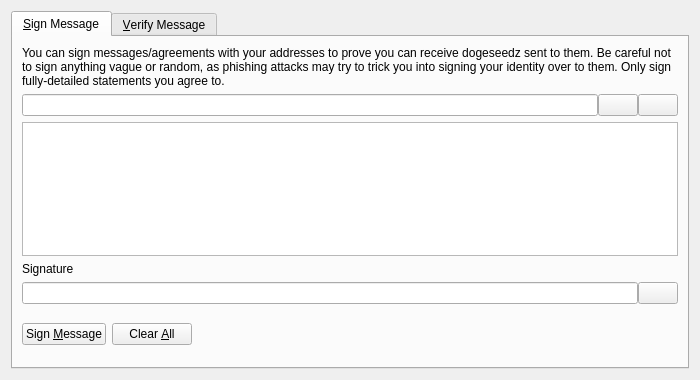
<?xml version="1.0" encoding="UTF-8"?>
<ui version="4.0">
 <class>SignVerifyMessageDialog</class>
 <widget class="QDialog" name="SignVerifyMessageDialog">
  <property name="geometry">
   <rect>
    <x>0</x>
    <y>0</y>
    <width>700</width>
    <height>380</height>
   </rect>
  </property>
  <property name="windowTitle">
   <string>Signatures - Sign / Verify a Message</string>
  </property>
  <property name="modal">
   <bool>true</bool>
  </property>
  <layout class="QVBoxLayout" name="verticalLayout">
   <item>
    <widget class="QTabWidget" name="tabWidget">
     <property name="currentIndex">
      <number>0</number>
     </property>
     <widget class="QWidget" name="tabSignMessage">
      <attribute name="title">
       <string>&amp;Sign Message</string>
      </attribute>
      <layout class="QVBoxLayout" name="verticalLayout_SM">
       <item>
        <widget class="QLabel" name="infoLabel_SM">
         <property name="text">
          <string>You can sign messages/agreements with your addresses to prove you can receive dogeseedz sent to them. Be careful not to sign anything vague or random, as phishing attacks may try to trick you into signing your identity over to them. Only sign fully-detailed statements you agree to.</string>
         </property>
         <property name="textFormat">
          <enum>Qt::PlainText</enum>
         </property>
         <property name="wordWrap">
          <bool>true</bool>
         </property>
        </widget>
       </item>
       <item>
        <layout class="QHBoxLayout" name="horizontalLayout_1_SM">
         <property name="spacing">
          <number>0</number>
         </property>
         <item>
          <widget class="QValidatedLineEdit" name="addressIn_SM">
           <property name="toolTip">
            <string>The Dogeseedz address to sign the message with</string>
           </property>
          </widget>
         </item>
         <item>
          <widget class="QPushButton" name="addressBookButton_SM">
           <property name="toolTip">
            <string>Choose previously used address</string>
           </property>
           <property name="text">
            <string/>
           </property>
           <property name="icon">
            <iconset resource="../bitcoin.qrc">
             <normaloff>:/icons/address-book</normaloff>:/icons/address-book</iconset>
           </property>
           <property name="shortcut">
            <string>Alt+A</string>
           </property>
           <property name="autoDefault">
            <bool>false</bool>
           </property>
          </widget>
         </item>
         <item>
          <widget class="QPushButton" name="pasteButton_SM">
           <property name="toolTip">
            <string>Paste address from clipboard</string>
           </property>
           <property name="text">
            <string/>
           </property>
           <property name="icon">
            <iconset resource="../bitcoin.qrc">
             <normaloff>:/icons/editpaste</normaloff>:/icons/editpaste</iconset>
           </property>
           <property name="shortcut">
            <string>Alt+P</string>
           </property>
           <property name="autoDefault">
            <bool>false</bool>
           </property>
          </widget>
         </item>
        </layout>
       </item>
       <item>
        <widget class="QPlainTextEdit" name="messageIn_SM">
         <property name="toolTip">
          <string>Enter the message you want to sign here</string>
         </property>
        </widget>
       </item>
       <item>
        <widget class="QLabel" name="signatureLabel_SM">
         <property name="text">
          <string>Signature</string>
         </property>
         <property name="textFormat">
          <enum>Qt::PlainText</enum>
         </property>
        </widget>
       </item>
       <item>
        <layout class="QHBoxLayout" name="horizontalLayout_2_SM">
         <property name="spacing">
          <number>0</number>
         </property>
         <item>
          <widget class="QLineEdit" name="signatureOut_SM">
           <property name="font">
            <font>
             <italic>true</italic>
            </font>
           </property>
           <property name="readOnly">
            <bool>true</bool>
           </property>
          </widget>
         </item>
         <item>
          <widget class="QPushButton" name="copySignatureButton_SM">
           <property name="toolTip">
            <string>Copy the current signature to the system clipboard</string>
           </property>
           <property name="text">
            <string/>
           </property>
           <property name="icon">
            <iconset resource="../bitcoin.qrc">
             <normaloff>:/icons/editcopy</normaloff>:/icons/editcopy</iconset>
           </property>
           <property name="autoDefault">
            <bool>false</bool>
           </property>
          </widget>
         </item>
        </layout>
       </item>
       <item>
        <layout class="QHBoxLayout" name="horizontalLayout_3_SM">
         <item>
          <widget class="QPushButton" name="signMessageButton_SM">
           <property name="toolTip">
            <string>Sign the message to prove you own this Dogeseedz address</string>
           </property>
           <property name="text">
            <string>Sign &amp;Message</string>
           </property>
           <property name="icon">
            <iconset resource="../bitcoin.qrc">
             <normaloff>:/icons/edit</normaloff>:/icons/edit</iconset>
           </property>
           <property name="autoDefault">
            <bool>false</bool>
           </property>
          </widget>
         </item>
         <item>
          <widget class="QPushButton" name="clearButton_SM">
           <property name="toolTip">
            <string>Reset all sign message fields</string>
           </property>
           <property name="text">
            <string>Clear &amp;All</string>
           </property>
           <property name="icon">
            <iconset resource="../bitcoin.qrc">
             <normaloff>:/icons/remove</normaloff>:/icons/remove</iconset>
           </property>
           <property name="autoDefault">
            <bool>false</bool>
           </property>
          </widget>
         </item>
         <item>
          <spacer name="horizontalSpacer_1_SM">
           <property name="orientation">
            <enum>Qt::Horizontal</enum>
           </property>
           <property name="sizeHint" stdset="0">
            <size>
             <width>40</width>
             <height>48</height>
            </size>
           </property>
          </spacer>
         </item>
         <item>
          <widget class="QLabel" name="statusLabel_SM">
           <property name="font">
            <font>
             <weight>75</weight>
             <bold>true</bold>
            </font>
           </property>
           <property name="text">
            <string/>
           </property>
           <property name="wordWrap">
            <bool>true</bool>
           </property>
          </widget>
         </item>
         <item>
          <spacer name="horizontalSpacer_2_SM">
           <property name="orientation">
            <enum>Qt::Horizontal</enum>
           </property>
           <property name="sizeHint" stdset="0">
            <size>
             <width>40</width>
             <height>48</height>
            </size>
           </property>
          </spacer>
         </item>
        </layout>
       </item>
      </layout>
     </widget>
     <widget class="QWidget" name="tabVerifyMessage">
      <attribute name="title">
       <string>&amp;Verify Message</string>
      </attribute>
      <layout class="QVBoxLayout" name="verticalLayout_VM">
       <item>
        <widget class="QLabel" name="infoLabel_VM">
         <property name="text">
          <string>Enter the receiver's address, message (ensure you copy line breaks, spaces, tabs, etc. exactly) and signature below to verify the message. Be careful not to read more into the signature than what is in the signed message itself, to avoid being tricked by a man-in-the-middle attack. Note that this only proves the signing party receives with the address, it cannot prove sendership of any transaction!</string>
         </property>
         <property name="textFormat">
          <enum>Qt::PlainText</enum>
         </property>
         <property name="alignment">
          <set>Qt::AlignLeading|Qt::AlignLeft|Qt::AlignTop</set>
         </property>
         <property name="wordWrap">
          <bool>true</bool>
         </property>
        </widget>
       </item>
       <item>
        <layout class="QHBoxLayout" name="horizontalLayout_1_VM">
         <property name="spacing">
          <number>0</number>
         </property>
         <item>
          <widget class="QValidatedLineEdit" name="addressIn_VM">
           <property name="toolTip">
            <string>The Dogeseedz address the message was signed with</string>
           </property>
          </widget>
         </item>
         <item>
          <widget class="QPushButton" name="addressBookButton_VM">
           <property name="toolTip">
            <string>Choose previously used address</string>
           </property>
           <property name="text">
            <string/>
           </property>
           <property name="icon">
            <iconset resource="../bitcoin.qrc">
             <normaloff>:/icons/address-book</normaloff>:/icons/address-book</iconset>
           </property>
           <property name="shortcut">
            <string>Alt+A</string>
           </property>
           <property name="autoDefault">
            <bool>false</bool>
           </property>
          </widget>
         </item>
        </layout>
       </item>
       <item>
        <widget class="QPlainTextEdit" name="messageIn_VM"/>
       </item>
       <item>
        <widget class="QValidatedLineEdit" name="signatureIn_VM"/>
       </item>
       <item>
        <layout class="QHBoxLayout" name="horizontalLayout_2_VM">
         <item>
          <widget class="QPushButton" name="verifyMessageButton_VM">
           <property name="toolTip">
            <string>Verify the message to ensure it was signed with the specified Dogeseedz address</string>
           </property>
           <property name="text">
            <string>Verify &amp;Message</string>
           </property>
           <property name="icon">
            <iconset resource="../bitcoin.qrc">
             <normaloff>:/icons/transaction_0</normaloff>:/icons/transaction_0</iconset>
           </property>
           <property name="autoDefault">
            <bool>false</bool>
           </property>
          </widget>
         </item>
         <item>
          <widget class="QPushButton" name="clearButton_VM">
           <property name="toolTip">
            <string>Reset all verify message fields</string>
           </property>
           <property name="text">
            <string>Clear &amp;All</string>
           </property>
           <property name="icon">
            <iconset resource="../bitcoin.qrc">
             <normaloff>:/icons/remove</normaloff>:/icons/remove</iconset>
           </property>
           <property name="autoDefault">
            <bool>false</bool>
           </property>
          </widget>
         </item>
         <item>
          <spacer name="horizontalSpacer_1_VM">
           <property name="orientation">
            <enum>Qt::Horizontal</enum>
           </property>
           <property name="sizeHint" stdset="0">
            <size>
             <width>40</width>
             <height>48</height>
            </size>
           </property>
          </spacer>
         </item>
         <item>
          <widget class="QLabel" name="statusLabel_VM">
           <property name="font">
            <font>
             <weight>75</weight>
             <bold>true</bold>
            </font>
           </property>
           <property name="text">
            <string/>
           </property>
           <property name="wordWrap">
            <bool>true</bool>
           </property>
          </widget>
         </item>
         <item>
          <spacer name="horizontalSpacer_2_VM">
           <property name="orientation">
            <enum>Qt::Horizontal</enum>
           </property>
           <property name="sizeHint" stdset="0">
            <size>
             <width>40</width>
             <height>48</height>
            </size>
           </property>
          </spacer>
         </item>
        </layout>
       </item>
      </layout>
     </widget>
    </widget>
   </item>
  </layout>
 </widget>
 <customwidgets>
  <customwidget>
   <class>QValidatedLineEdit</class>
   <extends>QLineEdit</extends>
   <header>qvalidatedlineedit.h</header>
  </customwidget>
 </customwidgets>
 <resources>
  <include location="../bitcoin.qrc"/>
 </resources>
 <connections/>
</ui>
